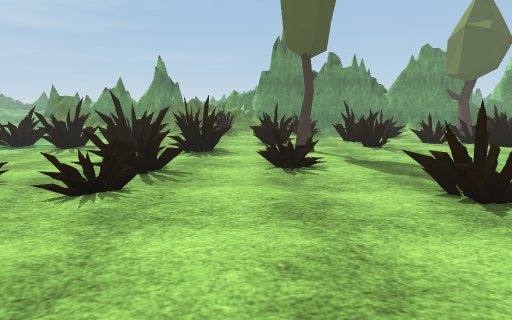
[1] (above)

24 first-person views from a walk through a scene from a Unity 3-D project. The camera is 1.2 m above the floor, tilts 10° down and sees 75° across. The floor is counted in squares, 1 m on a side. Each view is taken from the middle of a square. On the plan, view 1 faces up. The plan holds only what a view shows up to about 14 squares ahead; the rest is blank. The place goes on beyond the plan. Some animated figures are left out. Some surface patterns are stand-ins.

[2]
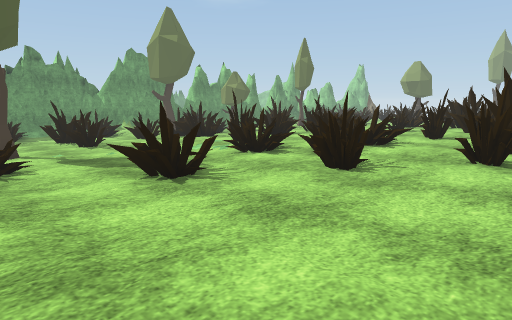

[3]
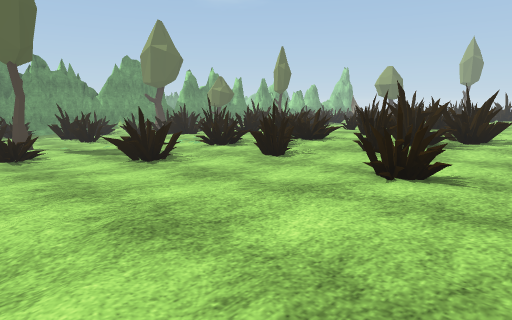

[4]
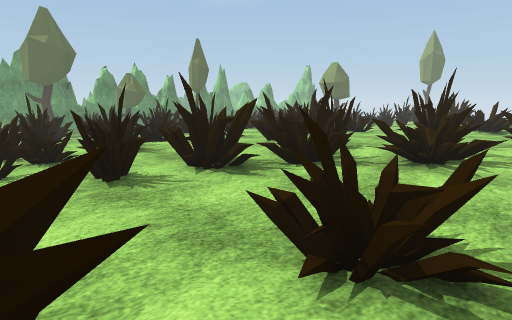

[5]
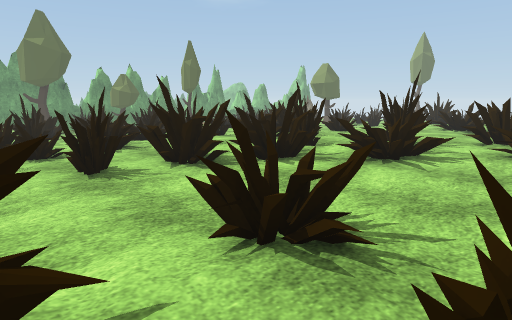

[6]
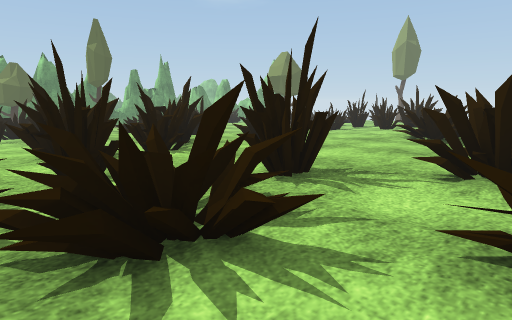

[7]
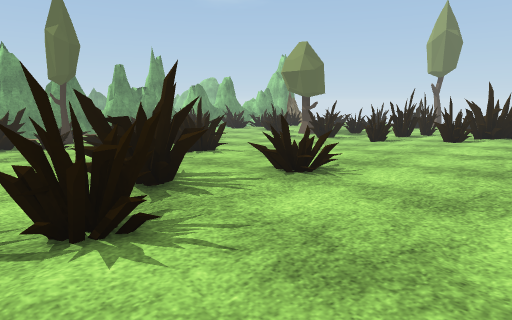

[8]
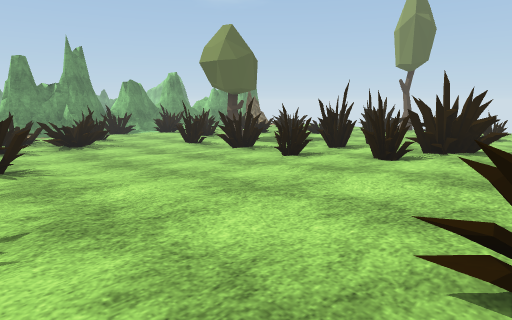

[9]
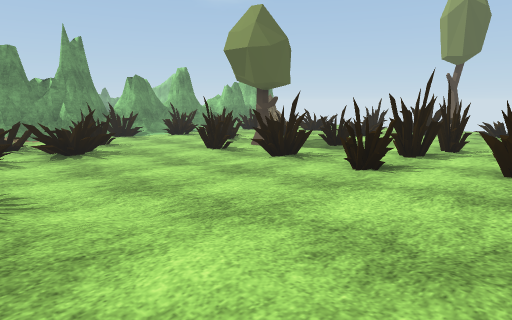

[10]
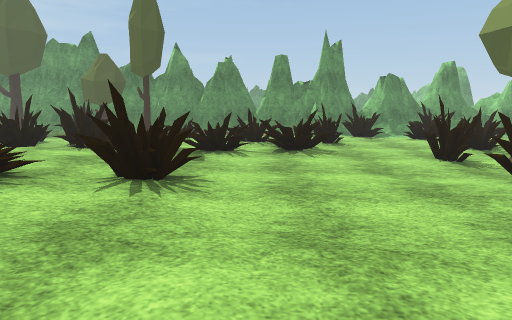

[11]
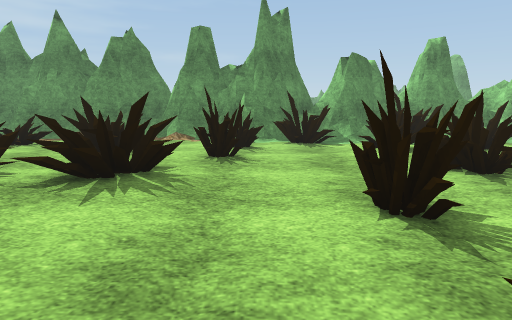

[12]
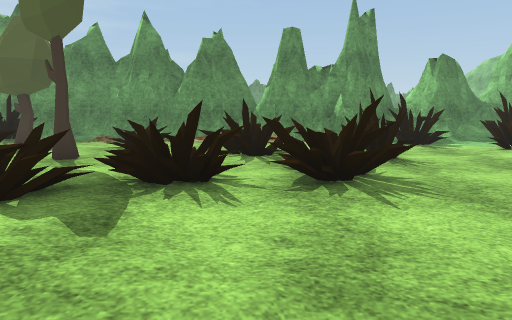

[13]
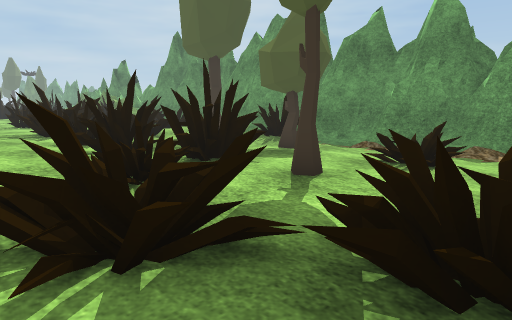

[14]
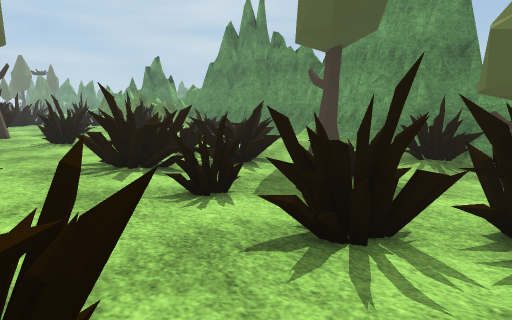

[15]
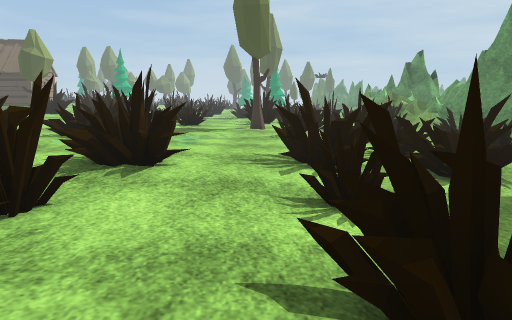

[16]
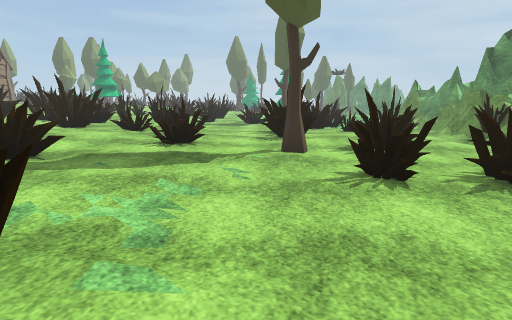

[17]
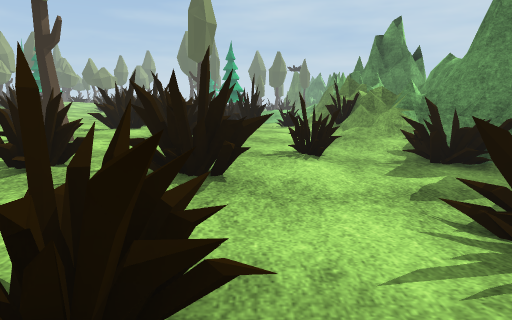

[18]
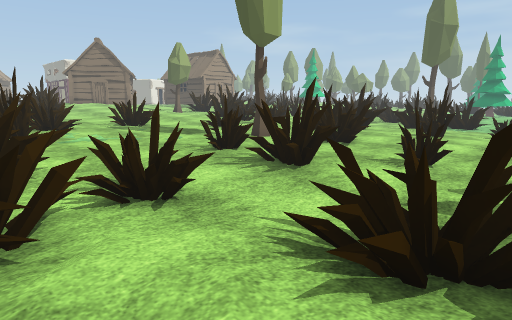

[19]
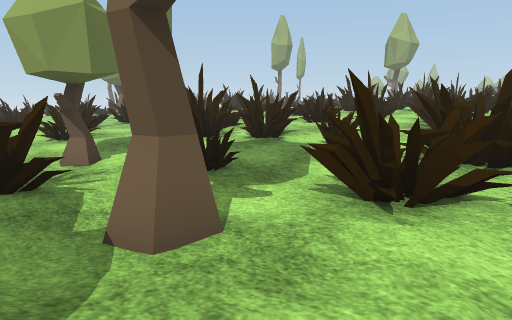

[20]
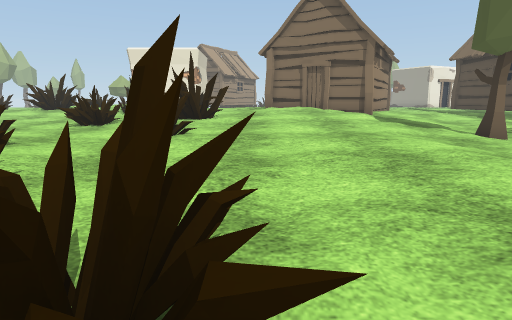

[21]
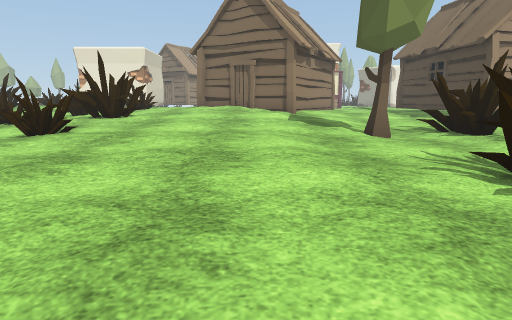

[22]
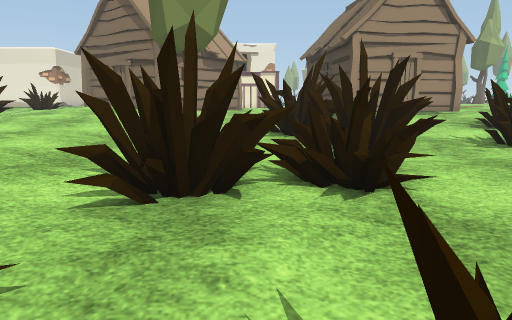

[23]
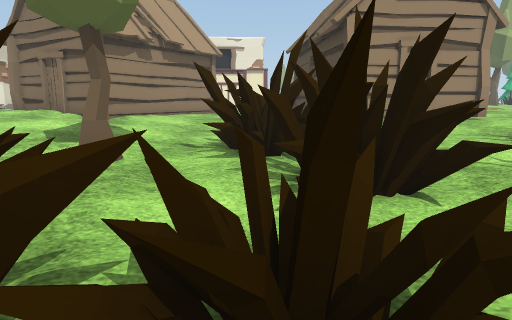

[24]
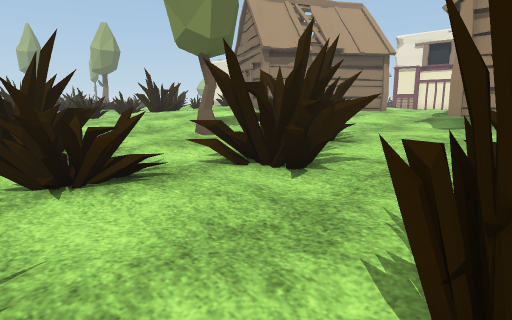

### Floor plan
Key: @ floor where view 1 was taken; # wall or solid block; . main floor; : floor 0.25 m higher than the main floor; - floor 0.25 m lower than the main floor; + floor 0.5 m higher than the main floor; * floor 0.75 m higher than the main floor; % floor 1 m higher than the main floor; & floor 1.25 m higher than the main floor; / step, stairs or slope; = window, fence, low wall or low ledge; T tree; H hut.
Columns run from 13 left of view 1 to 33 right of it. Each row starts with its distance up from view 1.
 21          ###==///-- /////==/=##/##=#=  ##### =#
 20          ###=///-----=/..T//.---//./.  ..==#=--
 19          /......------...T----T-.-...  .. -#.-.
 18         .............-...-.---T.......... #....
 17         ..#.............=..--..................
 16           .:.....##............................
 15           :::.=................#.TT......#.....
 14    ..=.  .:::.#........#.......#::::...........
 13    .....#.:=::..::=:..:#...#.##::::::..:......#
 12     ....##.#:::T:....::::::::::::::::..........
 11     ....::::::::::.:::::::::::::::::::......=.T
 10      ...:::::::::::::::::::::+++::::::........T
  9       ::::::::::::::::#+++++#+++++::::::.......
  8        ::::::::::::::++++++++ +++++=:::::...=..
  7        ::::::::::::::++++  ++ +++++##:::::::::.
  6        #:::::+::::::++++++  + ++  +++/::::::::.
  5       ::::+++++::#:+++++++  + ++ +++++:::::#:::
  4   : ::::++++++++++++++++++****++ +++++++:::::##
  3    :+:++##++++++++++=++***#****##*+++++++++:+:+
  2   #++++++#++++++++++++******=*#****++++++++#=::
  1    +++++++++****++++++**#**********++++++++++##
  0   #++##+++++*@**++++++##=***#********++++++++++
 -1   ++++#+++++*******+++****=#************+++++
 -2  #**++##++T***********+*****************
 -3  /***/#=++********************#******+*
 -4  /****+*****%%%%%/*/****************
 -5 %%%/*******%/%%%%%##*************#
 -6 HHHHHH****%%H%&/%%%%*********** #
 -7      H****%HHHH&&%%%#******

Positions as (right, up) in squares from view 1, and headings:
1: (0, 0), facing up
2: (0, -1), facing up-right
3: (-1, -4), facing up-right
4: (6, -6), facing up-right
5: (6, -7), facing up-right
6: (13, -6), facing up-right
7: (16, -2), facing up-right
8: (22, -2), facing up-right
9: (23, 1), facing up-right
10: (25, 1), facing up
11: (29, 7), facing up
12: (25, 7), facing up
13: (24, 10), facing up-left
14: (18, 10), facing up-left
15: (18, 12), facing left
16: (11, 11), facing left
17: (10, 17), facing left
18: (11, 21), facing down-left
19: (9, 21), facing down-right
20: (3, 7), facing down
21: (0, 7), facing down
22: (-5, 7), facing down
23: (-6, 4), facing down
24: (-11, 4), facing down-right
